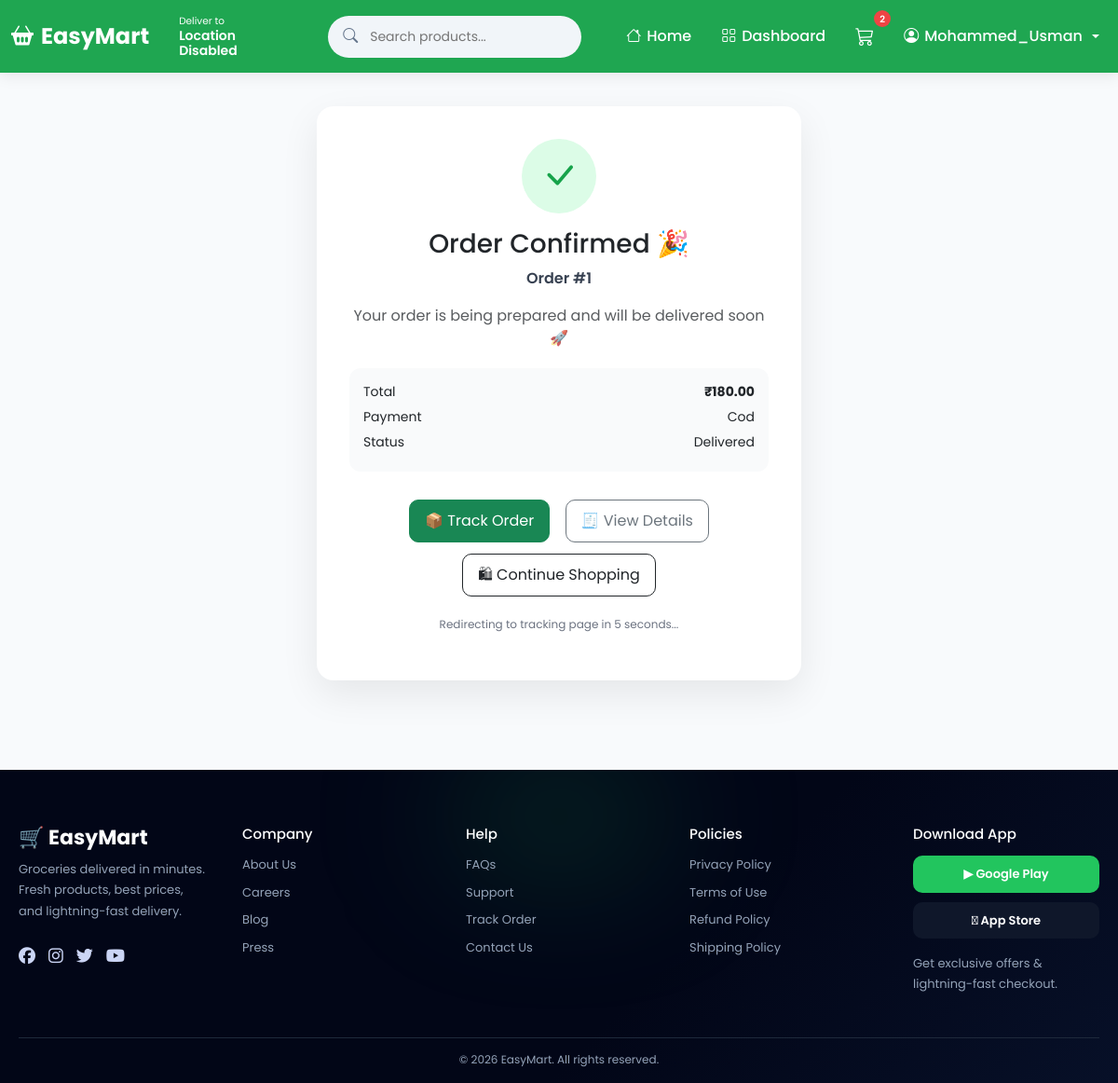
/orders/success/1/ (signed in), run on the app's committed database.
### accounts/models.py (models this page shows, shortened)
class User(AbstractUser):
    email = models.EmailField(
        unique=True
    )
    phone = models.CharField(
        max_length=15,
        unique=True,
        blank=True,
        null=True
    )
    created_at = models.DateTimeField(
        auto_now_add=True
    )
    updated_at = models.DateTimeField(
        auto_now=True
    )
    USERNAME_FIELD = 'username'
    REQUIRED_FIELDS = ['email']
    class Meta:
        ordering = ['-date_joined']

### orders/models.py (models this page shows, shortened)
class Order(models.Model):
    STATUS_CHOICES = [
        ('pending', 'Pending'),
        ('confirmed', 'Confirmed'),
        ('packed', 'Packed'),
        ('out_for_delivery', 'Out for Delivery'),
        ('delivered', 'Delivered'),
        ('cancelled', 'Cancelled'),
    ]
    PAYMENT_METHOD_CHOICES = [
        ('online', 'Online Payment'),
        ('cod', 'Cash on Delivery'),
    ]
    PAYMENT_STATUS_CHOICES = [
        ('pending', 'Pending'),
        ('paid', 'Paid'),
        ('failed', 'Failed'),
    ]
    user = models.ForeignKey(
        settings.AUTH_USER_MODEL,
        on_delete=models.CASCADE,
        related_name='orders'
    )
    total_price = models.DecimalField(
        max_digits=10,
        decimal_places=2,
        default=Decimal('0.00')
    )
    status = models.CharField(
        max_length=30,
        choices=STATUS_CHOICES,
        default='pending'
    )
    payment_method = models.CharField(
        max_length=20,   # ✅ FIXED (was too small)
        choices=PAYMENT_METHOD_CHOICES,
        default='online'
    )
    payment_status = models.CharField(
        max_length=10,
        choices=PAYMENT_STATUS_CHOICES,
        default='pending'
    )
    address = models.TextField(blank=True, null=True)
    city = models.CharField(max_length=100, blank=True, null=True)
    razorpay_order_id = models.CharField(
        max_length=100,
        blank=True,
        null=True
    )
    razorpay_payment_id = models.CharField(
        max_length=100,
        blank=True,
        null=True
    )
    razorpay_signature = models.CharField(
        max_length=255,
        blank=True,
        null=True
    )
    created_at = models.DateTimeField(auto_now_add=True)
    class Meta:
        ordering = ['-created_at']
        indexes = [
            models.Index(fields=['user', '-created_at']),
            models.Index(fields=['status']),
            models.Index(fields=['payment_status']),
        ]

### orders/views.py (the view)
# urls.py: path('success/<int:order_id>/', views.success, name='success'),
@login_required(login_url='accounts:login')
def success(request, order_id):
    order = get_object_or_404(
        Order,
        id=order_id,
        user=request.user
    )
    return render(request, 'orders/success.html', {
        'order': order
    })

### cart/context_processors.py (called while the page is built)
def cart_count(request):
    if request.user.is_authenticated:
        cart = Cart.objects.filter(user=request.user).first()
        if cart:
            count = CartItem.objects.filter(cart=cart).aggregate(
                total=Sum('quantity')
            )['total'] or 0
        else:
            count = 0
    else:
        cart = request.session.get('guest_cart', {})
        count = sum(cart.values())
    return {
        'cart_count': count
    }

### easymart/context_processors.py (called while the page is built)
def cart_count(request):
    if request.user.is_authenticated:
        cart = Cart.objects.filter(user=request.user).first()
        if cart:
            return {
                'cart_count': CartItem.objects.filter(cart=cart).aggregate(
                    total=Sum('quantity')
                )['total'] or 0
            }
    return {'cart_count': 0}

### templates/orders/success.html (shortened to what this page needs)
{% extends 'base.html' %}
{% block content %}
<div class="success-wrapper">
<div class="success-box">
    <div class="success-icon">
        <i class="bi bi-check-lg"></i>
    </div>
    <h3 class="mt-3">Order Confirmed 🎉</h3>
    <p class="order-id">
        Order #{{ order.id }}
    </p>
    <p class="text-muted">
        Your order is being prepared and will be delivered soon 🚀
    </p>
    <div class="order-info">
        <div>
            <span>Total</span>
            <strong>₹{{ order.total_price }}</strong>
        </div>
        <div>
            <span>Payment</span>
            <span>{{ order.payment_method|title }}</span>
        </div>
        <div>
            <span>Status</span>
            <span>{{ order.get_status_display }}</span>
        </div>
    </div>
    <div class="success-actions mt-4">
        <a href="{% url 'orders:track' order.id %}" class="btn btn-success">
            📦 Track Order
        </a>
        <a href="{% url 'orders:detail' order.id %}" class="btn btn-outline-secondary">
            🧾 View Details
        </a>
        <a href="{% url 'products:home' %}" class="btn btn-outline-dark">
            🛍 Continue Shopping
        </a>
    </div>
    <p class="redirect-text">
        Redirecting to tracking page in 5 seconds...
    </p>
</div>
</div>
{% endblock %}

### templates/base.html (shortened to what this page needs)
{% load static %}
<!DOCTYPE html>
<html lang="en">
<head>
    <link href="https://cdn.jsdelivr.net/npm/bootstrap@5.3.0/dist/css/bootstrap.min.css"
          rel="stylesheet">
    <link rel="stylesheet"
          href="https://cdn.jsdelivr.net/npm/bootstrap-icons@1.10.5/font/bootstrap-icons.css">
    <link rel="stylesheet"
          href="https://cdnjs.cloudflare.com/ajax/libs/font-awesome/6.5.1/css/all.min.css">
</head>
<body>
    <nav class="navbar navbar-expand-lg navbar-dark">
        <div class="container d-flex align-items-center gap-3">
            <a class="navbar-brand"
               href="{% url 'products:home' %}">
                <i class="bi bi-basket2-fill"></i>
                EasyMart
            </a>
            <div class="location-box"
                 onclick="detectLocation()">
                <small>Deliver to</small>
                <strong id="location-text">
                </strong>
            </div>
            <form class="search-wrapper mx-4 flex-grow-1"
                  method="GET"
                  action="{% url 'products:home' %}">
                <div class="search-container">
                    <i class="bi bi-search search-icon"></i>
                    <input
                        type="search"
                        name="q"
                        class="search-box"
                        value="{{ search_query|default:'' }}"
                        placeholder="Search products...">
                </div>
            </form>
            <div class="collapse navbar-collapse justify-content-end"
                 id="navBar">
                <ul class="navbar-nav align-items-center gap-lg-3">
                    <li class="nav-item">
                        <a class="nav-link"
                           href="{% url 'products:home' %}">
                            <i class="bi bi-house"></i>
                            Home
                        </a>
                    </li>
                    {% if user.is_authenticated %}
                    <li class="nav-item">
                        <a class="nav-link"
                           href="{% url 'accounts:dashboard' %}">
                            <i class="bi bi-grid"></i>
                            Dashboard
                        </a>
                    </li>
                    {% endif %}
                    <li class="nav-item position-relative">
                        <a href="{% url 'cart:cart_view' %}"
                           class="nav-link position-relative">
                            <i class="bi bi-cart3 fs-5"></i>
                            <span id="cart-count"
                                  class="cart-badge">
                                {{ cart_count|default:0 }}
                            </span>
                        </a>
                    </li>
                    {% if user.is_authenticated %}
                    <li class="nav-item dropdown">
                        <a class="nav-link dropdown-toggle"
                           href="#"
                           role="button"
                           data-bs-toggle="dropdown">
                            <i class="bi bi-person-circle"></i>
                            {{ user.username }}
                        </a>
                    </li>
                    {% endif %}
                </ul>
            </div>
        </div>
    </nav>
    <main class="main-container">
        {% block content %}
        {% endblock %}
    </main>
    <footer class="footer">
        <div class="footer-container">
            <div class="footer-col">
                <h3 class="footer-logo">
                    🛒 EasyMart
                </h3>
                <p>
                    Groceries delivered in minutes.
                    Fresh products, best prices,
                    and lightning-fast delivery.
                </p>
                <div class="footer-socials">
                    <i class="fab fa-facebook"></i>
                    <i class="fab fa-instagram"></i>
                    <i class="fab fa-twitter"></i>
                    <i class="fab fa-youtube"></i>
                </div>
            </div>
            <div class="footer-col">
                <h4>Company</h4>
                <a href="#">About Us</a>
                <a href="#">Careers</a>
                <a href="#">Blog</a>
                <a href="#">Press</a>
            </div>
            <div class="footer-col">
                <h4>Help</h4>
                <a href="#">FAQs</a>
                <a href="#">Support</a>
                <a href="#">Track Order</a>
                <a href="#">Contact Us</a>
            </div>
            <div class="footer-col">
                <h4>Policies</h4>
                <a href="#">Privacy Policy</a>
                <a href="#">Terms of Use</a>
                <a href="#">Refund Policy</a>
                <a href="#">Shipping Policy</a>
            </div>
            <div class="footer-col">
                <h4>Download App</h4>
                <div class="app-buttons">
                    <button class="app-btn play">
                        ▶ Google Play
                    </button>
                    <button class="app-btn apple">
                         App Store
                    </button>
                </div>
                <p class="mt-3 app-text">
                    Get exclusive offers &
                    lightning-fast checkout.
                </p>
            </div>
        </div>
        <div class="footer-bottom">
            © 2026 EasyMart.
            All rights reserved.
        </div>
    </footer>
</body>
</html>

### templates/base.html (style rules this page uses)
* { margin: 0; padding: 0; box-sizing: border-box; }
html { scroll-behavior: smooth; }
body { background: #f8fafc; font-family: 'Poppins', sans-serif; overflow-x: hidden; min-height: 100vh; display: flex; flex-direction: column; }
a { text-decoration: none; }
.navbar { background: rgba(22, 163, 74, 0.96); backdrop-filter: blur(10px); position: sticky; top: 0; z-index: 1050; padding: 12px 0; box-shadow: 0 4px 15px rgba(0, 0, 0, 0.08); min-height: 78px; }
.navbar .container { max-width: 1320px; }
.navbar-brand { color: white !important; font-weight: 700; font-size: 24px; display: flex; align-items: center; gap: 8px; }
.nav-link { color: white !important; font-weight: 500; transition: 0.3s ease; display: flex; align-items: center; gap: 6px; }
.location-box { color: white; font-size: 12px; cursor: pointer; min-width: 120px; line-height: 1.2; }
.location-box strong { display: block; font-size: 14px; font-weight: 600; }
.search-wrapper { display: flex; justify-content: center; width: 100%; }
.search-container { position: relative; width: 100%; max-width: 550px; }
.search-box { width: 100%; border-radius: 30px; padding: 12px 20px 12px 45px; border: none; outline: none; background: #f1f5f9; transition: 0.3s ease; font-size: 14px; }
.search-icon { position: absolute; top: 50%; left: 16px; transform: translateY(-50%); color: #64748b; z-index: 2; }
.cart-badge { position: absolute; top: -5px; right: -10px; background: #ef4444; color: white; font-size: 10px; min-width: 18px; height: 18px; border-radius: 50%; display: flex; align-items: center; justify-content: center; font-weight: 600; }
.main-container { width: 100%; max-width: 1300px; margin: auto; padding: 24px 15px; flex: 1; }
.footer { background: linear-gradient( 135deg, #020617, #020617 60%, #071028 ); color: #cbd5f5; padding: 60px 20px 16px; margin-top: 60px; position: relative; overflow: hidden; }
.footer::before { content: ""; position: absolute; top: -50px; left: 50%; transform: translateX(-50%); width: 500px; height: 200px; background: radial-gradient( circle, rgba(34, 197, 94, 0.15), transparent 70% ); filter: blur(60px); }
.footer-container { max-width: 1200px; margin: auto; display: grid; grid-template-columns: repeat(auto-fit, minmax(180px, 1fr)); gap: 40px; position: relative; z-index: 2; }
.footer-col { display: flex; flex-direction: column; }
.footer-logo { color: white; margin-bottom: 10px; font-size: 22px; font-weight: 700; }
.footer-col p { font-size: 13px; color: #94a3b8; line-height: 1.7; }
.footer-col h4 { color: white; margin-bottom: 14px; font-size: 15px; }
.footer-col a { color: #94a3b8; margin-bottom: 10px; font-size: 13px; transition: 0.3s ease; }
.footer-socials { display: flex; gap: 14px; margin-top: 12px; font-size: 18px; }
.footer-socials i { cursor: pointer; transition: 0.3s ease; }
.app-buttons { display: flex; flex-direction: column; gap: 10px; }
.app-btn { border: none; padding: 10px 14px; border-radius: 10px; font-size: 13px; cursor: pointer; transition: 0.3s ease; font-weight: 600; }
.app-btn.play { background: #22c55e; color: white; }
.app-btn.apple { background: #0f172a; color: white; }
.footer-bottom { text-align: center; margin-top: 30px; padding-top: 14px; border-top: 1px solid #1e293b; font-size: 12px; color: #94a3b8; }

### templates/orders/success.html (style rules this page uses)
.success-wrapper { min-height: 80vh; display: flex; align-items: center; justify-content: center; }
.success-box { background: #ffffff; border-radius: 18px; padding: 35px; text-align: center; box-shadow: 0 15px 40px rgba(0,0,0,0.08); max-width: 520px; width: 100%; animation: fadeIn 0.6s ease; }
.success-icon { width: 80px; height: 80px; background: #dcfce7; border-radius: 50%; display: flex; align-items: center; justify-content: center; margin: auto; font-size: 40px; color: #16a34a; animation: pop 0.5s ease; }
.order-id { font-weight: 600; color: #374151; }
.order-info { background: #f9fafb; border-radius: 12px; padding: 15px; text-align: left; margin-top: 20px; font-size: 14px; }
.order-info div { display: flex; justify-content: space-between; margin-bottom: 6px; }
.success-actions a { margin: 6px; border-radius: 10px; padding: 10px 16px; }
.redirect-text { font-size: 12px; color: #6b7280; margin-top: 15px; }

### data on the page
User: username "Mohammed_Usman"
Order: id "1", total_price "180.00", payment_method "Cod", status "Delivered"

### other printed values
{{ cart_count|default:0 }} "2"
